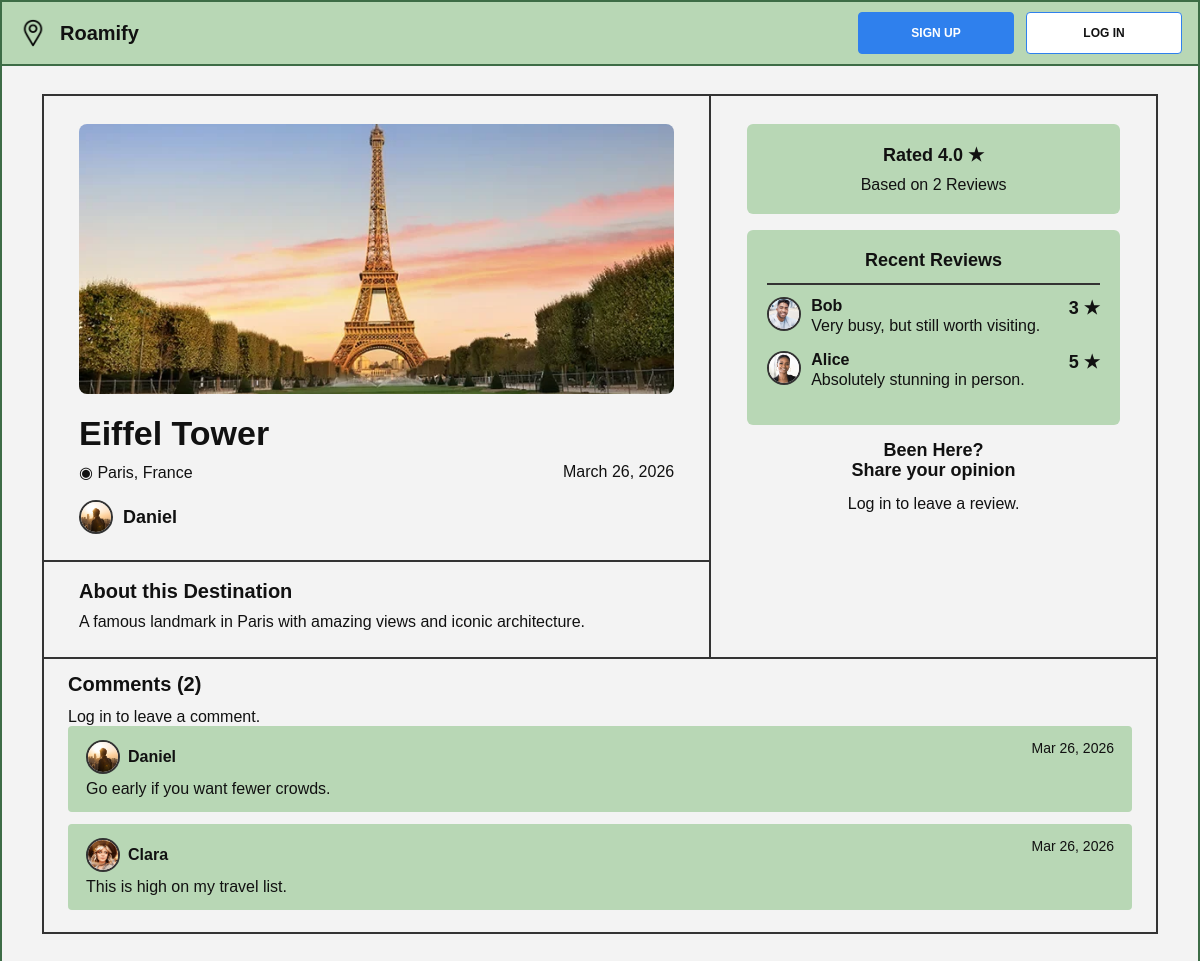
Page /destination/24/ on the committed database.
### roamify/models.py (models this page shows, shortened)
class Place(models.Model):
    CATEGORY_CHOICES = [
        ('landmarks', 'Landmarks'),
        ('urban', 'Urban'),
        ('beach', 'Beach'),
        ('nature', 'Nature'),
    ]
    name = models.CharField(max_length=255)
    description = models.TextField()
    location = models.CharField(max_length=255)
    image = models.ImageField(upload_to='places/', blank=True, null=True)
    created_by = models.ForeignKey(User, on_delete=models.CASCADE)
    created_at = models.DateTimeField(auto_now_add=True)
    category = models.CharField(max_length=20, choices=CATEGORY_CHOICES, default='landmarks')
    view_count = models.PositiveIntegerField(default=0)
    def average_rating(self):
        reviews = self.reviews.all()
        if reviews.exists():
            return sum(r.rating for r in reviews) / reviews.count()
        return 0

class Profile(models.Model):
    user = models.OneToOneField(User, on_delete=models.CASCADE)
    display_name = models.CharField(max_length=100, blank=True)
    bio = models.TextField(blank=True)
    profile_pic = models.ImageField(upload_to='profiles/', blank=True, null=True)

class Review(models.Model):
    place = models.ForeignKey(Place, on_delete=models.CASCADE, related_name="reviews")
    user = models.ForeignKey(User, on_delete=models.CASCADE)
    rating = models.IntegerField()
    comment = models.TextField()
    created_at = models.DateTimeField(auto_now_add=True)
    class Meta:
        unique_together = ('place', 'user')

class Comment(models.Model):
    place = models.ForeignKey(Place, on_delete=models.CASCADE, related_name="comments")
    user = models.ForeignKey(User, on_delete=models.CASCADE)
    text = models.TextField()
    created_at = models.DateTimeField(auto_now_add=True)

### roamify/views.py (the view, shortened to what this page needs)
# urls.py: path('destination/<int:place_id>/', views.destination, name='destination'),
def destination(request, place_id):
    place = get_object_or_404(Place, id=place_id)
    place.view_count += 1
    place.save(update_fields=['view_count'])
    reviews = place.reviews.all().order_by('-created_at')
    comments = place.comments.all().order_by('-created_at')
    user_review = None
    if request.user.is_authenticated:
        user_review = Review.objects.filter(place=place, user=request.user).first()
    return render(request, 'roamify/destination.html', {
        'place': place,
        'reviews': reviews,
        'comments': comments,
        'user_review': user_review,
    })

### templates/roamify/destination.html (shortened to what this page needs)
{% extends 'roamify/base.html' %}
{% load static %}
{% block content %}
<div class="detail-shell">
    <section class="detail-layout">
        <div class="detail-main">
            <div class="detail-left">
                {% if place.image %}
                    <img src="{{ place.image.url }}" alt="{{ place.name }}" class="detail-image">
                {% else %}
                    <div class="detail-image detail-image-placeholder">No image</div>
                {% endif %}
                <div class="detail-main-content">
                    <h1 class="detail-title">{{ place.name }}</h1>
                    <div class="detail-location-date">
                        <span class="detail-location">◉ {{ place.location }}</span>
                        <span class="detail-date">{{ place.created_at|date:"F d, Y" }}</span>
                    </div>
                    <div class="detail-author">
                    {% if place.created_by.profile.profile_pic %}
                        <img src="{{ place.created_by.profile.profile_pic.url }}" alt="{{ place.created_by.username }}" class="user-mini-pic">
                    {% else %}
                        <span class="detail-author-icon">◯</span>
                    {% endif %}
                    <span>{{ place.created_by.profile.display_name|default:place.created_by.username }}</span>
                </div>
                </div>
                <div class="detail-about">
                    <h2 class="detail-section-heading">About this Destination</h2>
                    <p>{{ place.description }}</p>
                </div>
            </div>
            <aside class="detail-right">
                <div class="rating-summary-box" id="rating-summary-box">
                    <h3>Rated {{ place.average_rating|floatformat:1 }} ★</h3>
                    <p>Based on {{ reviews|length }} Review{{ reviews|length|pluralize }}</p>
                </div>
                <div class="recent-reviews-box">
                    <h3>Recent Reviews</h3>
                    <div class="recent-reviews-list" id="recent-reviews-list">
                        {% for review in reviews|slice:":2" %}
                            <div class="recent-review-item">
                                <div class="recent-review-user">
                                    {% if review.user.profile.profile_pic %}
                                            <img src="{{ review.user.profile.profile_pic.url }}" alt="{{ review.user.username }}" class="user-mini-pic">
                                        {% else %}
                                            <span class="recent-review-icon">◯</span>
                                        {% endif %}
                                        <div>
                                            <strong>{{ review.user.profile.display_name|default:review.user.username }}</strong>
                                        <p>{{ review.comment }}</p>
                                    </div>
                                </div>
                                <span class="recent-review-score">{{ review.rating }} ★</span>
                            </div>
                        {% empty %}
                            <p id="no-reviews-text">No reviews yet.</p>
                        {% endfor %}
                    </div>
                </div>
                <div class="review-form-box">
                    <h3>Been Here?<br>Share your opinion</h3>
                    {% if user.is_authenticated %}
                        {% if user_review %}
                            <p class="already-reviewed-text">You have already reviewed this destination.</p>
                        {% else %}
                            <form method="post" class="detail-review-form" id="review-form">
                                {% csrf_token %}
                                <input type="hidden" name="form_type" value="review">
                                <input
                                    type="number"
                                    name="rating"
                                    min="1"
                                    max="5"
                                    placeholder="Enter Rating..."
                                    class="detail-review-rating"
                                    id="review-rating"
                                >
                                <textarea
                                    name="comment"
                                    placeholder="Share your experience..."
                                    class="detail-review-textarea"
                                    id="review-comment"
                                ></textarea>
                                <button type="submit" class="detail-submit-btn">Submit</button>
                            </form>
                        {% endif %}
                    {% else %}
                        <p>
                            <a href="{% url 'roamify:login' %}">Log in</a> to leave a review.
                        </p>
                    {% endif %}
                </div>
            </aside>
        </div>
        <div class="comments-panel">
            <h3 id="comments-heading">Comments ({{ comments|length }})</h3>
            {% if user.is_authenticated %}
                <form method="post" class="comment-form" id="comment-form">
                    {% csrf_token %}
                    <input type="hidden" name="form_type" value="comment">
                    <textarea
                        name="text"
                        class="comment-input-box"
                        id="comment-text"
                        placeholder="Share your experience..."
                    ></textarea>
                    <button type="submit" class="detail-submit-btn comment-submit-btn">Post Comment</button>
                </form>
            {% else %}
                <p>
                    <a href="{% url 'roamify:login' %}">Log in</a> to leave a comment.
                </p>
            {% endif %}
            <div class="comments-box" id="comments-box">
                {% for comment in comments %}
                    <div class="comment-card">
                        <div class="comment-top">
                            <span class="comment-user">
                                {% if comment.user.profile.profile_pic %}
                                    <img src="{{ comment.user.profile.profile_pic.url }}" alt="{{ comment.user.username }}" class="user-mini-pic">
                                {% else %}
                                    <span class="comment-user-icon">◯</span>
                                {% endif %}
                                <strong>{{ comment.user.profile.display_name|default:comment.user.username }}</strong>
                            </span>
                            <span class="comment-date">{{ comment.created_at|date:"M d, Y" }}</span>
                        </div>
                        <p>{{ comment.text }}</p>
                    </div>
                {% empty %}
                    <p id="no-comments-text">No comments yet.</p>
                {% endfor %}
            </div>
        </div>
    </section>
</div>
{% endblock %}

### static/css/style.css (style rules this page uses)
* { box-sizing: border-box; margin: 0; padding: 0; }
html, body { min-height: 100%; font-family: Arial, Helvetica, sans-serif; background-color: #f3f3f3; color: #111; }
a { color: inherit; text-decoration: none; }
body { border: 2px solid #3d6c46; }
.detail-shell { max-width: 1180px; margin: 0 auto; }
.detail-layout { border: 2px solid #333; background-color: #f3f3f3; }
.detail-main { display: grid; grid-template-columns: 3fr 2fr; }
.detail-left { border-right: 2px solid #333; }
.detail-image { width: calc(100% - 70px); height: 270px; margin: 28px 35px 20px; object-fit: cover; object-position: center; display: block; border-radius: 8px; }
.detail-main-content { padding: 0 35px 26px; }
.detail-title { font-size: 34px; font-weight: 700; margin-bottom: 10px; }
.detail-location-date { display: flex; justify-content: space-between; gap: 20px; font-size: 16px; margin-bottom: 18px; }
.detail-author { display: flex; align-items: center; gap: 10px; font-size: 18px; font-weight: 700; }
.detail-about { border-top: 2px solid #333; padding: 18px 35px 24px; }
.detail-section-heading { font-size: 20px; font-weight: 700; margin-bottom: 8px; }
.detail-about p { font-size: 16px; line-height: 1.35; }
.detail-right { padding: 28px 36px 20px; }
.rating-summary-box, .recent-reviews-box { background-color: #b8d7b5; border-radius: 6px; padding: 20px; text-align: center; margin-bottom: 16px; }
.rating-summary-box h3, .recent-reviews-box h3 { font-size: 18px; margin-bottom: 10px; }
.recent-reviews-list { margin-top: 12px; border-top: 2px solid #333; padding-top: 12px; }
.recent-review-item { display: flex; justify-content: space-between; gap: 12px; text-align: left; margin-bottom: 16px; }
.recent-review-user { display: flex; gap: 10px; align-items: flex-start; }
.recent-review-user p { margin-top: 2px; }
.recent-review-score { font-size: 18px; font-weight: 700; white-space: nowrap; }
.review-form-box { text-align: center; margin-top: 10px; }
.review-form-box h3 { font-size: 18px; margin-bottom: 14px; line-height: 1.1; }
.comments-panel { border-top: 2px solid #333; padding: 14px 24px 22px; }
.comments-panel h3 { font-size: 20px; margin-bottom: 12px; }
.comments-box { display: flex; flex-direction: column; gap: 12px; }
.comment-card { background-color: #b8d7b5; border-radius: 4px; padding: 14px 18px; }
.comment-top { display: flex; justify-content: space-between; gap: 12px; margin-bottom: 6px; }
.comment-user { display: inline-flex; align-items: center; gap: 8px; }
.comment-date { font-size: 14px; }
.user-mini-pic { width: 34px; height: 34px; border-radius: 50%; object-fit: cover; object-position: center; display: block; border: 2px solid #333; background-color: #fff; flex-shrink: 0; }

### rows in the picture
Place: image (picture), name "Eiffel Tower", location "Paris, France", created_at "March 26, 2026", created_by.profile.profile_pic (picture), created_by.profile.display_name "Daniel", description "A famous landmark in Paris with amazing views and iconic architecture.", average_rating "4.0"
Review: user.profile.profile_pic (picture), user.profile.display_name "Bob", comment "Very busy, but still worth visiting.", rating "3"
Review: user.profile.profile_pic (picture), user.profile.display_name "Alice", comment "Absolutely stunning in person.", rating "5"
Comment: user.profile.profile_pic (picture), user.profile.display_name "Daniel", created_at "Mar 26, 2026", text "Go early if you want fewer crowds."
Comment: user.profile.profile_pic (picture), user.profile.display_name "Clara", created_at "Mar 26, 2026", text "This is high on my travel list."

### other values in the picture
{{ reviews|length }} "2"
{{ comments|length }} "2"
